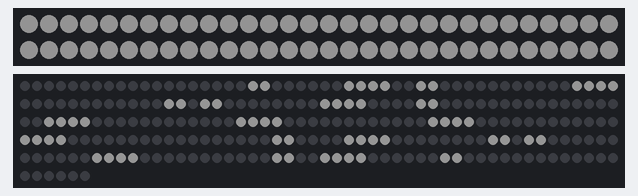
A sketch run on a simulated Arduino Uno, built with avr-gcc and run on an emulated ATmega328P. Shown: 60 RGB LEDs in strip order, left to right, continuing on the next row, 256 RGB LEDs in strip order, left to right, continuing on the next row. Dim RGB values are drawn brighter than linear.

Above: at 3.5 s.
At 39.17 s:
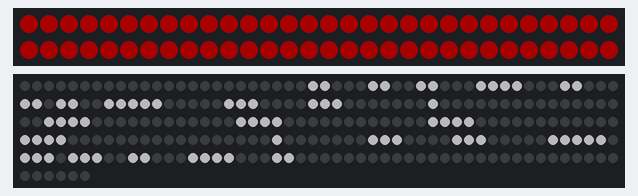

The sketch:

main_controller.ino.ino
```cpp
#include <FastLED.h>

#define LIGHT_DATA_PIN 3
#define EMOJI_DATA_PIN 4
#define LED_TYPE WS2812B
#define COLOR_ORDER GRB
#define LIGHT_NUM_LEDS 60
#define EMOJI_NUM_LEDS 256
#define BRIGHTNESS 72
#define BRIGHTNESS2 72

CRGB lightLeds[LIGHT_NUM_LEDS];
CRGB emojiLeds[EMOJI_NUM_LEDS];

// 32x8 格式的颜文字模式（1 表示亮，0 表示灭）
const char emoji1[] PROGMEM =
  "00000000"
  "00000000"
  "00011000"
  "00011110"
  "00000110"
  "00000011"
  "00000011"
  "00000011"
  "00000110"
  "00011110"
  "00011000"
  "00000000"
  "11000000"
  "11000000"
  "11000000"
  "11000000"
  "11000000"
  "11000000"
  "11000000"
  "11000000"
  "00000000"
  "00011000"
  "00011110"
  "00000110"
  "00000011"
  "00000011"
  "00000011"
  "00000110"
  "00011110"
  "00011000"
  "00000000"
  "00000000";

const char emoji2[] PROGMEM =
  "00000000"
  "00000000"
  "00000000"
  "11000110"
  "11000110"
  "11000110"
  "01101100"
  "01111100"
  "00111000"
  "00111000"
  "00010000"
  "00000000"
  "11000000"
  "11000000"
  "11000000"
  "11000000"
  "11000000"
  "11000000"
  "11000000"
  "11000000"
  "00000000"
  "00010000"
  "00111000"
  "00111000"
  "01111100"
  "11101110"
  "11000110"
  "11000110"
  "00000000"
  "00000000"
  "00000000"
  "00000000";

const char emoji3[] PROGMEM =
  "00000000"
  "00000000"
  "00010100"
  "00010100"
  "00010100"
  "00010100"
  "00010100"
  "00010100"
  "00010100"
  "00010100"
  "00000000"
  "00110000"
  "01110000"
  "11100000"
  "11000000"
  "01100000"
  "01100000"
  "11000000"
  "11100000"
  "01110000"
  "00110000"
  "00000000"
  "00010100"
  "00010100"
  "00010100"
  "00010100"
  "00010100"
  "00010100"
  "00010100"
  "00010100"
  "00000000"
  "00000000";

// 将 (x, y) 转换为蛇形排列的实际 LED 索引
int xyToIndex(int x, int y) {
  if (x % 2 == 0) {
    // 偶数列：从上到下
    return x * 8 + (7 - y);
  } else {
    // 奇数列：从下到上
    return x * 8 + y;
  }
}

// 初始化
void setup() {
  delay(3000); // 启动延时

  FastLED.addLeds<LED_TYPE, LIGHT_DATA_PIN, COLOR_ORDER>(lightLeds, LIGHT_NUM_LEDS).setCorrection(TypicalLEDStrip);
  FastLED.addLeds<LED_TYPE, EMOJI_DATA_PIN, COLOR_ORDER>(emojiLeds, EMOJI_NUM_LEDS).setCorrection(TypicalLEDStrip);

  FastLED.setBrightness(BRIGHTNESS);
}

// 运行单个情景
void runSituation(CRGB color1, CRGB color2, const char* emoji, int steps, int delayTime, int duration) {
  displayEmoji(emoji); // 显示颜文字，保持常亮
  for (int i = 0; i < duration; i++) {
    breathingEffect(color1, color2, steps, delayTime);
  }
}

// LED灯带呼吸效果（仅影响呼吸灯）
void breathingEffect(CRGB color1, CRGB color2, int steps, int delayTime) {
  for (int i = 0; i <= steps; i++) {
    uint8_t brightness1 = map(i, 0, steps, 0, BRIGHTNESS);
    FastLED.setBrightness(brightness1);
    CRGB blendColor = blend(color1, color2, i * (255 / steps));
    fill_solid(lightLeds, LIGHT_NUM_LEDS, blendColor);
    FastLED.show();
    delay(delayTime);
  }
  for (int i = steps; i >= 0; i--) {
    uint8_t brightness1 = map(i, 0, steps, 0, BRIGHTNESS);
    FastLED.setBrightness(brightness1);
    CRGB blendColor = blend(color1, color2, i * (255 / steps));
    fill_solid(lightLeds, LIGHT_NUM_LEDS, blendColor);
    FastLED.show();
    delay(delayTime);
  }
}

// 点阵屏幕显示颜文字
void displayEmoji(const char* emojiPattern) {
  for (int x = 0; x < 32; x++) {
    for (int y = 0; y < 8; y++) {
      int i = xyToIndex(x, y);
      char pixel = pgm_read_byte_near(emojiPattern + x * 8 + y);
      emojiLeds[i] = (pixel == '1') ? CRGB::White : CRGB::Black;
    }
  }
  FastLED.setBrightness(BRIGHTNESS2); // 确保常亮的亮度
  FastLED.show();
}

void loop() {
  runSituation(CRGB::White, CRGB(180, 180, 180), emoji1, 50, 10, 10); // 情景1
  runSituation(CRGB::Red, CRGB(150, 0, 0), emoji2, 50, 10, 10);       // 情景2
  runSituation(CRGB::Blue, CRGB(0, 0, 150), emoji3, 50, 10, 10);     // 情景3
  runSituation(CRGB::Orange, CRGB(200, 100, 0), emoji1, 50, 10, 10); // 情景4
}
```
